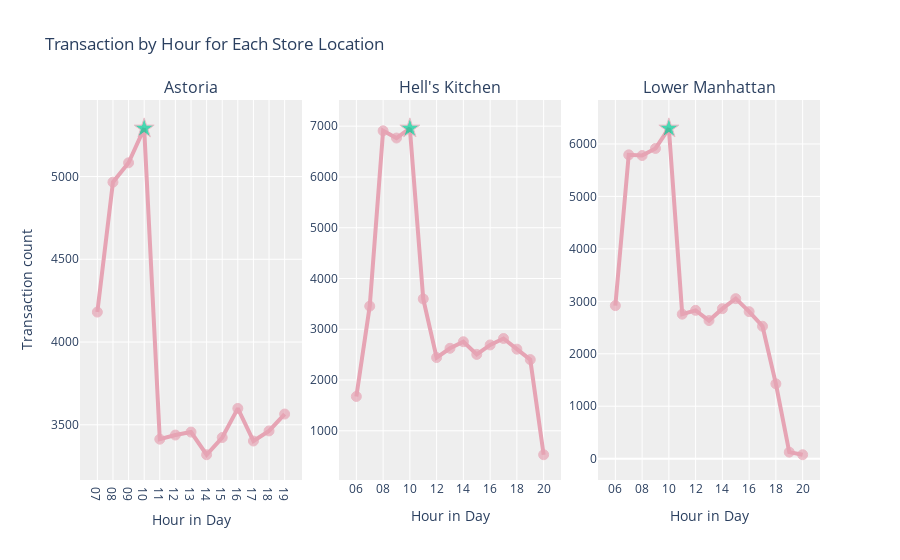
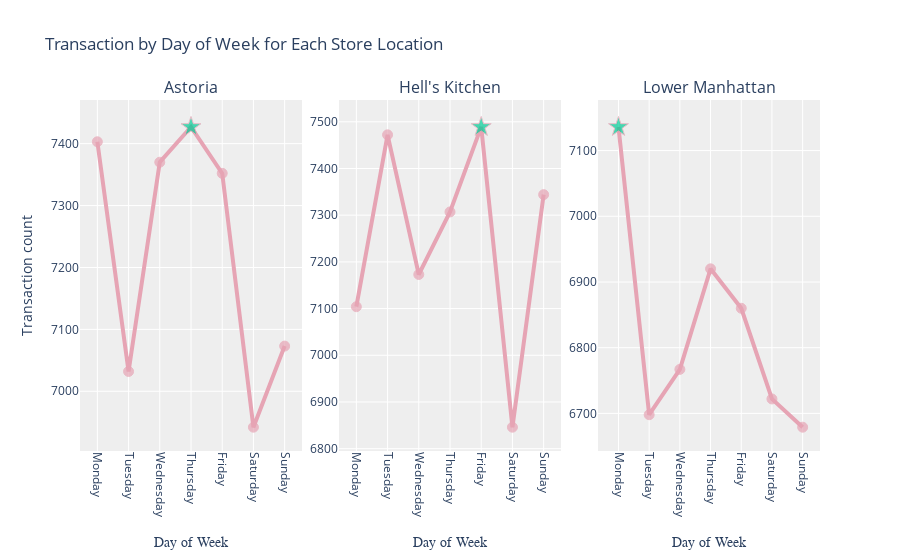

Here is the notebook cell these charts were saved with, in order:
### Markdown cell above
<a id="2.1"></a>
# <div style="background: #77447b;font-family: monospace; font-weight: bold; font-size: 50%; text-align: center; border-bottom: 0.3px solid #004466;"> Transaction By Hour/Day For Each Store Location</div>

### Code cell
# Group by store_location and Hour
transaction_by_hour = (
    df.groupby(["store_location", "Hour"])["transaction_id"].count().reset_index()
)

# Identify the maximum transaction count for each store location
transaction_by_hour["max_value"] = transaction_by_hour.groupby("store_location")[
    "transaction_id"
].transform("max")

# Create columns for marker customization
transaction_by_hour["marker_color"] = transaction_by_hour.apply(
    lambda row: "#00cc96" if row["transaction_id"] == row["max_value"] else "#E6A4B4",
    axis=1,
)

transaction_by_hour["marker_symbol"] = transaction_by_hour.apply(
    lambda row: "star" if row["transaction_id"] == row["max_value"] else "circle",
    axis=1,
)

transaction_by_hour["marker_size"] = transaction_by_hour.apply(
    lambda row: 15 if row["transaction_id"] == row["max_value"] else 10, axis=1
)

# Get unique store locations
store_locations = transaction_by_hour["store_location"].unique()

# Create subplots
fig = make_subplots(
    rows=1,
    cols=len(store_locations),
    subplot_titles=store_locations,
    horizontal_spacing=0.05,
)

# Add a trace for each store location
for i, store in enumerate(store_locations):
    store_data = transaction_by_hour[transaction_by_hour["store_location"] == store]
    fig.add_trace(
        go.Scatter(
            x=store_data["Hour"],
            y=store_data["transaction_id"],
            mode="lines+markers",
            marker=dict(
                color=store_data["marker_color"],
                symbol=store_data["marker_symbol"],
                size=store_data["marker_size"],
            ),
            line=dict(width=4, color="#E6A4B4"),
            name=store,
        ),
        row=1,
        col=i + 1,
    )

# Update layout
fig.update_layout(
    title="Transaction by Hour for Each Store Location",
    xaxis_title="Hour in day",
    yaxis_title="Transaction count",
    plot_bgcolor="#EEEEEE",
    showlegend=False,
)
for i, store in enumerate(store_locations):
    fig.update_xaxes(title_text="Hour in Day", row=1, col=i + 1)
# Display the chart
fig.show()


transaction_by_day = (
    df.groupby(["store_location", "Day Name"])["transaction_id"].count().reset_index()
)

# Map day names to weekday numbers
dayOfWeek = {
    "Monday": 0,
    "Tuesday": 1,
    "Wednesday": 2,
    "Thursday": 3,
    "Friday": 4,
    "Saturday": 5,
    "Sunday": 6,
}
transaction_by_day["weekday_as_num"] = transaction_by_day["Day Name"].map(dayOfWeek)
transaction_by_day.sort_values(by=["store_location", "weekday_as_num"], inplace=True)

# Identify the maximum transaction count for each store location
max_value2 = transaction_by_day.groupby("store_location")["transaction_id"].transform(
    "max"
)

# Create columns for marker customization
transaction_by_day["marker_color"] = transaction_by_day.apply(
    lambda row: (
        "#00cc96" if row["transaction_id"] == max_value2[row.name] else "#E6A4B4"
    ),
    axis=1,
)

transaction_by_day["marker_symbol"] = transaction_by_day.apply(
    lambda row: "star" if row["transaction_id"] == max_value2[row.name] else "circle",
    axis=1,
)

transaction_by_day["marker_size"] = transaction_by_day.apply(
    lambda row: 15 if row["transaction_id"] == max_value2[row.name] else 10, axis=1
)

# Get unique store locations
store_locations = transaction_by_day["store_location"].unique()

# Create subplots
fig = make_subplots(
    rows=1,
    cols=len(store_locations),
    subplot_titles=store_locations,
    horizontal_spacing=0.05,
)

# Add a trace for each store location
for i, store in enumerate(store_locations):
    store_data = transaction_by_day[transaction_by_day["store_location"] == store]
    fig.add_trace(
        go.Scatter(
            x=store_data["Day Name"],
            y=store_data["transaction_id"],
            mode="lines+markers",
            marker=dict(
                color=store_data["marker_color"],
                symbol=store_data["marker_symbol"],
                size=store_data["marker_size"],
            ),
            line=dict(width=4, color="#E6A4B4"),
            name=store,
        ),
        row=1,
        col=i + 1,
    )

# Update layout
fig.update_layout(
    title="Transaction by Day of Week for Each Store Location",
    xaxis_title="Day of Week",
    yaxis_title="Transaction count",
    plot_bgcolor="#EEEEEE",
    showlegend=False,
)

# Update x-axis titles for each subplot
for i, store in enumerate(store_locations):
    fig.update_xaxes(
        title_text="Day of Week",
        title_standoff=20,
        title_font=dict(size=14, family="Arial"),
        tickangle=90,
        row=1,
        col=i + 1,
    )

fig.show()

### Figure 1 — Plotly figure (JSON) as saved in the notebook; plotly's stock layout.template omitted (floating-point values rounded to 4 significant figures)
{"data": [{"line": {"color": "#E6A4B4", "width": 4}, "marker": {"color": ["#E6A4B4", "#E6A4B4", "#E6A4B4", "#00cc96", "#E6A4B4", "#E6A4B4", "#E6A4B4", "#E6A4B4", "#E6A4B4", "#E6A4B4", "#E6A4B4", "#E6A4B4", "#E6A4B4"], "size": [10, 10, 10, 15, 10, 10, 10, 10, 10, 10, 10, 10, 10], "symbol": ["circle", "circle", "circle", "star", "circle", "circle", "circle", "circle", "circle", "circle", "circle", "circle", "circle"]}, "mode": "lines+markers", "name": "Astoria", "type": "scatter", "x": ["07", "08", "09", "10", "11", "12", "13", "14", "15", "16", "17", "18", "19"], "xaxis": "x", "y": [4181, 4966, 5083, 5291, 3413, 3438, 3456, 3319, 3423, 3599, 3402, 3463, 3565], "yaxis": "y"}, {"line": {"color": "#E6A4B4", "width": 4}, "marker": {"color": ["#E6A4B4", "#E6A4B4", "#E6A4B4", "#E6A4B4", "#00cc96", "#E6A4B4", "#E6A4B4", "#E6A4B4", "#E6A4B4", "#E6A4B4", "#E6A4B4", "#E6A4B4", "#E6A4B4", "#E6A4B4", "#E6A4B4"], "size": [10, 10, 10, 10, 15, 10, 10, 10, 10, 10, 10, 10, 10, 10, 10], "symbol": ["circle", "circle", "circle", "circle", "star", "circle", "circle", "circle", "circle", "circle", "circle", "circle", "circle", "circle", "circle"]}, "mode": "lines+markers", "name": "Hell's Kitchen", "type": "scatter", "x": ["06", "07", "08", "09", "10", "11", "12", "13", "14", "15", "16", "17", "18", "19", "20"], "xaxis": "x2", "y": [1676, 3455, 6909, 6767, 6957, 3598, 2442, 2625, 2754, 2505, 2691, 2818, 2608, 2402, 528], "yaxis": "y2"}, {"line": {"color": "#E6A4B4", "width": 4}, "marker": {"color": ["#E6A4B4", "#E6A4B4", "#E6A4B4", "#E6A4B4", "#00cc96", "#E6A4B4", "#E6A4B4", "#E6A4B4", "#E6A4B4", "#E6A4B4", "#E6A4B4", "#E6A4B4", "#E6A4B4", "#E6A4B4", "#E6A4B4"], "size": [10, 10, 10, 10, 15, 10, 10, 10, 10, 10, 10, 10, 10, 10, 10], "symbol": ["circle", "circle", "circle", "circle", "star", "circle", "circle", "circle", "circle", "circle", "circle", "circle", "circle", "circle", "circle"]}, "mode": "lines+markers", "name": "Lower Manhattan", "type": "scatter", "x": ["06", "07", "08", "09", "10", "11", "12", "13", "14", "15", "16", "17", "18", "19", "20"], "xaxis": "x3", "y": [2918, 5792, 5779, 5914, 6297, 2755, 2828, 2633, 2860, 3051, 2803, 2525, 1427, 125, 75], "yaxis": "y3"}], "layout": {"annotations": [{"font": {"size": 16}, "showarrow": false, "text": "Astoria", "x": 0.15, "xanchor": "center", "xref": "paper", "y": 1, "yanchor": "bottom", "yref": "paper"}, {"font": {"size": 16}, "showarrow": false, "text": "Hell's Kitchen", "x": 0.5, "xanchor": "center", "xref": "paper", "y": 1, "yanchor": "bottom", "yref": "paper"}, {"font": {"size": 16}, "showarrow": false, "text": "Lower Manhattan", "x": 0.85, "xanchor": "center", "xref": "paper", "y": 1, "yanchor": "bottom", "yref": "paper"}], "plot_bgcolor": "#EEEEEE", "showlegend": false, "title": {"text": "Transaction by Hour for Each Store Location"}, "xaxis": {"anchor": "y", "domain": [0, 0.3], "title": {"text": "Hour in Day"}}, "xaxis2": {"anchor": "y2", "domain": [0.35, 0.65], "title": {"text": "Hour in Day"}}, "xaxis3": {"anchor": "y3", "domain": [0.7, 1], "title": {"text": "Hour in Day"}}, "yaxis": {"anchor": "x", "domain": [0, 1], "title": {"text": "Transaction count"}}, "yaxis2": {"anchor": "x2", "domain": [0, 1]}, "yaxis3": {"anchor": "x3", "domain": [0, 1]}}}

### Figure 2 — Plotly figure (JSON) as saved in the notebook; plotly's stock layout.template omitted (floating-point values rounded to 4 significant figures)
{"data": [{"line": {"color": "#E6A4B4", "width": 4}, "marker": {"color": ["#E6A4B4", "#E6A4B4", "#E6A4B4", "#00cc96", "#E6A4B4", "#E6A4B4", "#E6A4B4"], "size": [10, 10, 10, 15, 10, 10, 10], "symbol": ["circle", "circle", "circle", "star", "circle", "circle", "circle"]}, "mode": "lines+markers", "name": "Astoria", "type": "scatter", "x": ["Monday", "Tuesday", "Wednesday", "Thursday", "Friday", "Saturday", "Sunday"], "xaxis": "x", "y": [7403, 7032, 7370, 7427, 7352, 6942, 7073], "yaxis": "y"}, {"line": {"color": "#E6A4B4", "width": 4}, "marker": {"color": ["#E6A4B4", "#E6A4B4", "#E6A4B4", "#E6A4B4", "#00cc96", "#E6A4B4", "#E6A4B4"], "size": [10, 10, 10, 10, 15, 10, 10], "symbol": ["circle", "circle", "circle", "circle", "star", "circle", "circle"]}, "mode": "lines+markers", "name": "Hell's Kitchen", "type": "scatter", "x": ["Monday", "Tuesday", "Wednesday", "Thursday", "Friday", "Saturday", "Sunday"], "xaxis": "x2", "y": [7104, 7472, 7173, 7307, 7489, 6846, 7344], "yaxis": "y2"}, {"line": {"color": "#E6A4B4", "width": 4}, "marker": {"color": ["#00cc96", "#E6A4B4", "#E6A4B4", "#E6A4B4", "#E6A4B4", "#E6A4B4", "#E6A4B4"], "size": [15, 10, 10, 10, 10, 10, 10], "symbol": ["star", "circle", "circle", "circle", "circle", "circle", "circle"]}, "mode": "lines+markers", "name": "Lower Manhattan", "type": "scatter", "x": ["Monday", "Tuesday", "Wednesday", "Thursday", "Friday", "Saturday", "Sunday"], "xaxis": "x3", "y": [7136, 6698, 6767, 6920, 6860, 6722, 6679], "yaxis": "y3"}], "layout": {"annotations": [{"font": {"size": 16}, "showarrow": false, "text": "Astoria", "x": 0.15, "xanchor": "center", "xref": "paper", "y": 1, "yanchor": "bottom", "yref": "paper"}, {"font": {"size": 16}, "showarrow": false, "text": "Hell's Kitchen", "x": 0.5, "xanchor": "center", "xref": "paper", "y": 1, "yanchor": "bottom", "yref": "paper"}, {"font": {"size": 16}, "showarrow": false, "text": "Lower Manhattan", "x": 0.85, "xanchor": "center", "xref": "paper", "y": 1, "yanchor": "bottom", "yref": "paper"}], "plot_bgcolor": "#EEEEEE", "showlegend": false, "title": {"text": "Transaction by Day of Week for Each Store Location"}, "xaxis": {"anchor": "y", "domain": [0, 0.3], "tickangle": 90, "title": {"font": {"family": "Arial", "size": 14}, "standoff": 20, "text": "Day of Week"}}, "xaxis2": {"anchor": "y2", "domain": [0.35, 0.65], "tickangle": 90, "title": {"font": {"family": "Arial", "size": 14}, "standoff": 20, "text": "Day of Week"}}, "xaxis3": {"anchor": "y3", "domain": [0.7, 1], "tickangle": 90, "title": {"font": {"family": "Arial", "size": 14}, "standoff": 20, "text": "Day of Week"}}, "yaxis": {"anchor": "x", "domain": [0, 1], "title": {"text": "Transaction count"}}, "yaxis2": {"anchor": "x2", "domain": [0, 1]}, "yaxis3": {"anchor": "x3", "domain": [0, 1]}}}
